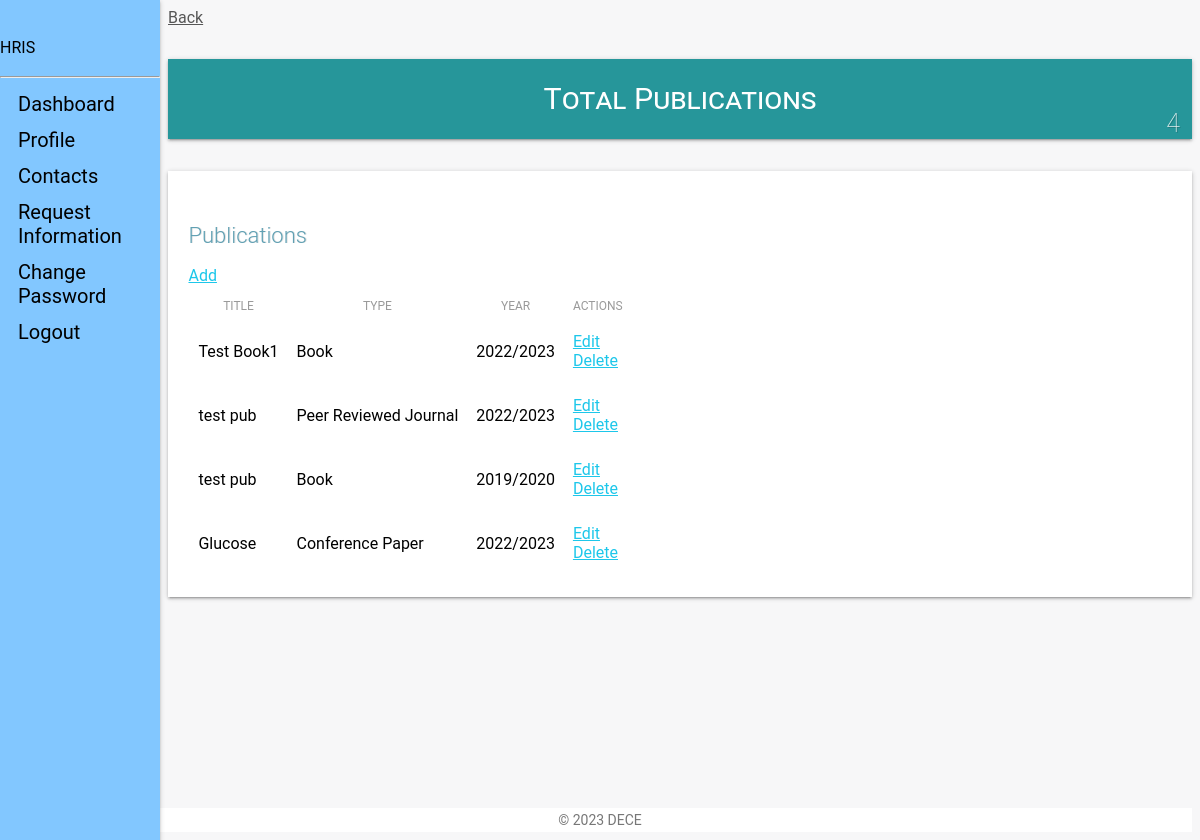
The app's page /staff_view/publications/ (signed in) with its own data.
### staff_app/models.py (models this page shows, shortened)
class Publications(models.Model):
    JOURNAL = 'Peer Reviewed Journal'
    CONFERENCE = 'Conference Paper'
    BOOK = 'Book'
    PUBLICATION_TYPE = (
        (JOURNAL, 'Peer Reviewed Journal'),
        (CONFERENCE, 'Conference Paper'),
        (BOOK, 'Book'),
    )
    user = models.ForeignKey(CustomUser, on_delete=models.CASCADE, default=1)
    title = models.CharField(max_length=100, verbose_name=_(
        'Title'), null=True, blank=False)
    year = models.CharField(verbose_name=_(
        'Academic Year'), null=True, blank=False, max_length=9)
    publicationtype = models.CharField(_('Publication Type'), max_length=25, default=JOURNAL,
                                       choices=PUBLICATION_TYPE, blank=False, null=True)
    updated = models.DateTimeField(auto_now=True, auto_now_add=False)
    created = models.DateTimeField(auto_now=False, auto_now_add=True)
    objects = PublicationManager()
    class Meta:
        verbose_name = _('Publication')
        verbose_name_plural = _('Publications')
        ordering = ['-created']

### staff_app/views.py (the view)
# urls.py: path('publications/', views.view_publications, name="publication"),
def view_publications(request):
    if not request.user.is_authenticated:
        return redirect('hris:home')
    if Publications.objects.filter(user_id=request.user.id).exists():
        publications = Publications.objects.filter(user_id=request.user.id)
    else:
        publications = []
    context = {
        "object": publications
    }
    return render(request, "staff/staff_publications.html", context)

### templates/staff/staff_publications.html (shortened to what this page needs)
{% extends 'base.html' %}
{% load static %}
{% load humanize %}
{% block content %}
<link type="text/CSS" href="{% static 'css/light-bootstrap-dashboard.css' %}" rel="stylesheet"/>
<section class="row">
    <section class="col col-lg-12">
        <span><a href="{{request.META.HTTP_REFERER|escape}}" style="color:#565656;">Back</a></span>
    </section>
</section>
    <section class="row margin-bottom">
        <div class="container-fluid">
        <section class="col-lg-4 col-md-4 col-sm-12">
            <div class="employee-box sec-box">
                <a href="">
                <span>Total Publications</span>
                </a>
                {% if object %}
                    <span class="count-object">{{ object.count }}</span>
                {% else %}
                    <span class="count-object">0</span>
                {% endif %}
            </div>
        </section>
    </section>
    <div class="table-responsive table-shadow">
        <div class="text-center table-description">
            <h4 class="title-h3" style="color: #60a0b3 !important;
            text-shadow: 1px 0px rgba(0,0,0,0.11)"> Publications</h4>
        </div>
        <div class="container-fluid">
            <div class="row">
                 <div class="download-print-action">
                      <a href="{% url 'staff:publication-add' %}">Add</a>
                </div>
            </div>
        </div>
        <table class="table">
            <thead>
                <tr>
                  <th scope="col">Title</th>
                  <th scope="col">Type</th>
                  <th scope="col">Year</th>
                  <th scope="col">Actions</th>
                </tr>
            </thead>
            <tbody>
                {% if not object %}
                    <tr>
                    <td>No Entries</td>
                    </tr>
                {% else %}
                    {% for obj in object %}
                    <tr>
                        <td>{{obj.title}}</td>
                        <td>{{obj.publicationtype}}</td>
                        <td>{{obj.year}}</td>
                        <td><a href="{% url 'staff:publication-edit' obj.id %}">Edit</a><br>
                            <a href="{% url 'staff:publication-delete' obj.id %}">Delete</a>
                        </td>
                    </tr>
                    {% endfor %}
                {% endif %}
            </tbody>
        </table>
    </div>
{% endblock content %}

### records on screen
Publications: title "Test Book1", publicationtype "Book", year "2022/2023"
Publications: title "test pub", publicationtype "Peer Reviewed Journal", year "2022/2023"
Publications: title "test pub", publicationtype "Book", year "2019/2020"
Publications: title "Glucose", publicationtype "Conference Paper", year "2022/2023"

### other values on screen
{{ object.count }} "4"
